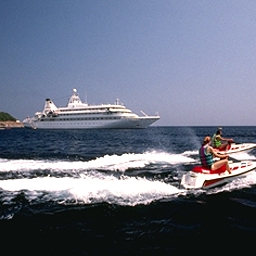
#> input picture CS558/Assignments/Homework4/ImClass/train/coast_train1.jpg, 256 x 256 px, given in place of coast_train1.png, which was not available
$ python homework4.py   (Python 2 division)
#> lines starting #> are read from the running program, lines starting #| are printed output that depends on the picture; pictures that were not available may be replaced by others from this repository, and a replacement may not be noted
import numpy as np
import math
import random
from PIL import Image, ImageDraw, ImageColor
from sklearn.neighbors import NearestNeighbors
from sklearn.neighbors import KNeighborsClassifier
from sklearn.cluster import KMeans

TARGET_COLORS = {"Red": (255, 0, 0), "Green": (0, 255, 0), "Blue": (0, 0, 255)}

##################################
## Get Difference of Two Colors ##
##################################

# [271 lines left out: functions color_difference, likely_color, deep_len, matrix2im, im2matrix, getColorChannels and 4 more, not called in this run]


###################
## Main Function ##
###################

def main():
    # [72 lines of commented-out code are left out]
    coast1 = Image.open("coast_train1.png")
#> coast1 is the input picture: PIL image 256x256 RGB; mean R, G, B 105.7, 112.1, 130.5
    coast2 = Image.open("coast_train2.png")
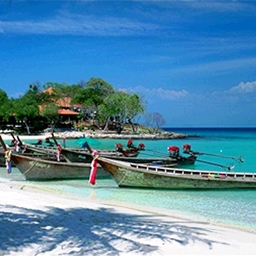
#> input picture CS558/Assignments/Homework4/ImClass/train/coast_train2.jpg, 256 x 256 px, given in place of coast_train2.png, which was not available
#> coast2 is the input picture: PIL image 256x256 RGB; mean R, G, B 86.5, 138.6, 168.8
    coast3 = Image.open("coast_train3.png")
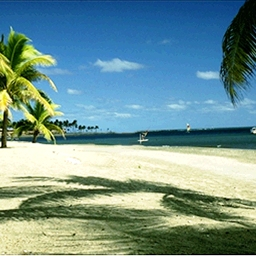
#> input picture CS558/Assignments/Homework4/ImClass/train/coast_train3.jpg, 256 x 256 px, given in place of coast_train3.png, which was not available
#> coast3 is the input picture: PIL image 256x256 RGB; mean R, G, B 112.7, 146.6, 144.7
    coast4 = Image.open("coast_train4.png")
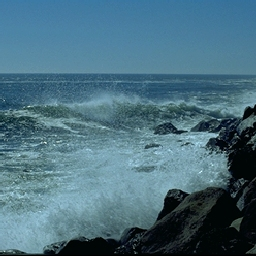
#> input picture CS558/Assignments/Homework4/ImClass/train/coast_train4.jpg, 256 x 256 px, given in place of coast_train4.png, which was not available
#> coast4 is the input picture: PIL image 256x256 RGB; mean R, G, B 74.5, 111.2, 126.7

#> (the run stopped early here; a loop or call above may not have finished)
